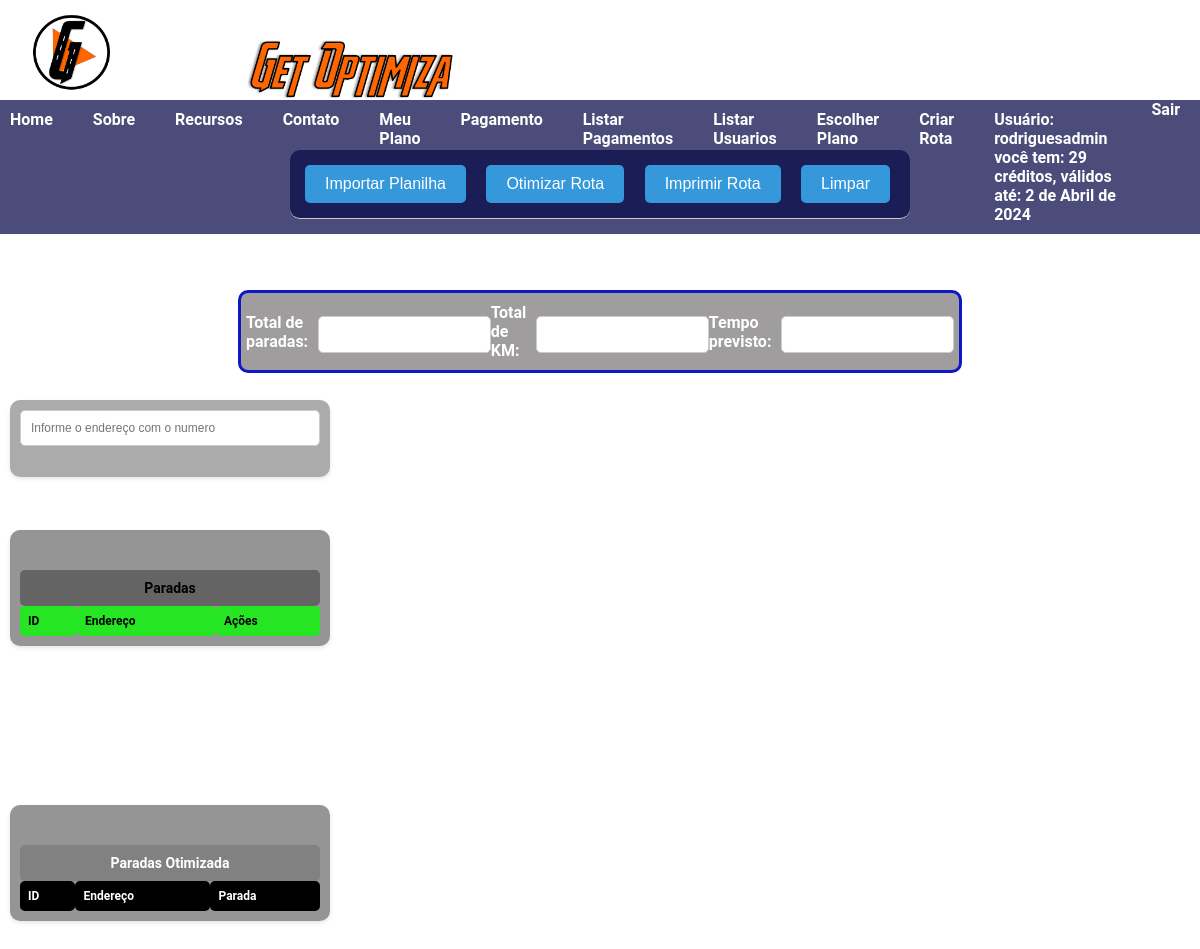
/autoriza_criar_rota/ (signed in), run on the app's committed database.
### roteirizacao/models.py (models this page shows, shortened)
class CustomUser(AbstractUser):
    choices_cargo = (
        ('U', 'Usuario'),
        ('Admin', 'Administrador'),
    )
    cargo = models.CharField(max_length=5, choices=choices_cargo)
    email = models.EmailField(unique=True)
    is_active = models.BooleanField(default=True)
    objects = CustomUserManager()
    groups = models.ManyToManyField('auth.Group', related_name='custom_user_set', blank=True)
    user_permissions = models.ManyToManyField('auth.Permission', related_name='custom_user_set', blank=True)
    def __init__(self, *args, **kwargs):
        super().__init__(*args, **kwargs)
        if not self.cargo:
            self.cargo = 'U'  # Define um valor padrão para o cargo caso não seja especificado
    class Meta:
        permissions = [
            ("pode_add_endereco", "Pode Adicionar Endereco"),
            ("pode_alterar_endereco", "Pode Alterar Endereco"),
            ("pode_deletar_endereco", "Pode Deletar Endereco"),
        ]

class Pagamento(models.Model):
    usuario = models.ForeignKey(settings.AUTH_USER_MODEL, on_delete=models.SET_NULL, null=True)  # Use settings.AUTH_USER_MODEL
    codigo_pagamento = models.CharField(max_length=30, null=True)
    data_pagamento = models.DateField(null=True, blank=True)
    valido_ate = models.DateField(null=True, blank=True)
    quant_acesso = models.IntegerField(default=0)
    class Meta:
        permissions = [
            ("ver_pagamento", "Pode Ver Pagamento"),
        ]

### roteirizacao/views.py (the view)
# urls.py: path('autoriza_criar_rota/', autoriza_criar_rota, name='autoriza_criar_rota'),
@login_required
def autoriza_criar_rota(request):
    try:
        print("Entrou na função autoriza_criar_rota")  # Debug: Verifica se a função foi chamada
        usuario = request.user
        print(f'Usuário autenticado: {usuario.username}')  # Debug: Verifica o usuário autenticado
        pagamento = Pagamento.objects.filter(usuario=usuario).order_by('-data_pagamento').first()
        if pagamento:
            print(f'Pagamento encontrado: {pagamento.id}, Data: {pagamento.data_pagamento}, Valido até: {pagamento.valido_ate}, Quantidade de acessos: {pagamento.quant_acesso}')
        else:
            print('Nenhum pagamento encontrado para este usuário')  # Debug: Verifica se o pagamento foi encontrado
        if pagamento and pagamento.valido_ate >= timezone.now().date() and pagamento.quant_acesso > 0:
            print('Acesso concedido para criar rota')  # Debug: Verifica se o acesso foi concedido
            return render(request, 'adicionar_enderecos.html', {'mensagem': 'Acesso concedido para criar rota.','pagamento': pagamento})
        else:
            print('Permissão negada para criar rota')  # Debug: Verifica se a permissão foi negada
            return render(request, 'escolher_plano.html', {'mensagem': 'Você não tem permissão para criar rota. Faça um pagamento ou recarregue seus créditos.'})
    except Pagamento.DoesNotExist:
        print('Nenhum pagamento encontrado para este usuário')  # Debug: Verifica se o pagamento foi encontrado
        return render(request, 'escolher_plano.html', {'mensagem': 'Você não tem permissão para criar rota. Faça um pagamento para continuar.'})
    except Exception as e:
        print(f'Erro ao verificar permissão para criar rota: {e}')  # Debug: Verifica se ocorreu um erro inesperado
        raise PermissionDenied('Erro ao verificar permissão para criar rota: {}'.format(str(e)))

### roteirizacao/templates/adicionar_enderecos.html (shortened to what this page needs)
{% extends 'base.html' %}
{% load static %}
{% block content %}
    <div class="menu-superior">
        <button type="button" class="btn-menu" onclick="document.getElementById('inputPlanilha').click()">Importar Planilha</button>
        <button type="button" class="btn-menu" onclick="calcularRota()">Otimizar Rota</button>
        <button type="button" class="btn-menu" onclick="imprimirRota()">Imprimir Rota</button>
        <button type="button" class="btn-menu" onclick="limparPagina()">Limpar</button>
    </div>
    <div class="resumo">
        <div class="input-resumo">
            <label>Total de paradas: </label>
            <input type="text" id="totalParadas">
            <label>Total de KM: </label>
            <input type="text" id="totalKm">
            <label>Tempo previsto: </label>
            <input type="text" id="tempoPrevisto">
        </div>
    </div>
    <div id="mapa"></div>
    <div id="form-container">
        <form method="post" action="{% url 'adicionar' %}" id="formulario-endereco">
            <div class="input-group">
                <input type="text" id="id_endereco" name="endereco" placeholder="Informe o endereço com o numero">
            </div>
        </form>
        <div id="div-enderecos" class="tabela-dinamica">
            <table border="1" id="tabela-enderecos">
                <caption>Paradas</caption>
                <thead>
                    <tr>
                        <th>ID</th>
                        <th>Endereço</th>
                        <th>Ações</th>
                    </tr>
                </thead>
            </table>
        </div>
        <div id="div-otimizada" class="tabela-dinamica">
            <table border="1" id="tabela-otimizada" name="tabela-otimizada">
                <caption>Paradas Otimizada</caption>
                <thead>
                    <tr>
                        <th>ID</th>
                        <th>Endereço</th>
                        <th>Parada</th>
                    </tr>
                </thead>
            </table>
        </div>
    </div>
{% endblock %}

### roteirizacao/templates/base.html (shortened to what this page needs)
{% load static %}
<!DOCTYPE html>
<html lang="pt-br">
<head>
    <link rel="stylesheet" type="text/css" href="https://cdnjs.cloudflare.com/ajax/libs/slick-carousel/1.8.1/slick.css"/>
    <link rel="stylesheet" type="text/css" href="https://cdnjs.cloudflare.com/ajax/libs/slick-carousel/1.8.1/slick-theme.css"/>
    <link rel="stylesheet" href="{% static 'style.css' %}">
</head>
<body>
    <div class="header-container">
        <div class="logo">
            <img src="{% static 'img/LogoGetSite.png' %}" alt="Logo da Empresa">
        </div>
        <div class="logo">
            <img src="{% static 'img/getoptimiza.png' %}" alt="Logo da Empresa 2" style="width: 40%;">
        </div>
        <nav class="nav-home">
            <ul>
                <li><a href="{% url 'home' %}">Home</a></li>
                <li><a href="#about">Sobre</a></li>
                <li><a href="#features">Recursos</a></li>
                <li><a href="#contact">Contato</a></li>
                <li><a href="#">Meu Plano</a></li>
                {% if user.is_superuser %}
                    <li><a href="{% url 'pagamento' %}">Pagamento</a></li>
                    <li><a href="{% url 'lista_pagamento' %}">Listar Pagamentos</a></li>
                    <li><a href="{% url 'lista_user' %}">Listar Usuarios</a></li>
                {% endif %}
                <li><a href="{% url 'escolher_plano' %}">Escolher Plano</a></li>
                <li><a href="{% url 'autoriza_criar_rota' %}">Criar Rota</a></li>
                {% if user.is_authenticated %}
                <li><a href="#">Usuário: {{ user.username }} você tem: {{ pagamento.quant_acesso }} créditos,  válidos até: {{ pagamento.valido_ate }}</a></li>
                <a href="#" onclick="event.preventDefault(); document.getElementById('logout-form').submit();">Sair</a>
                {% else %}
                    <li><a href="{% url 'login' %}">Login</a></li>
                    <li><a href="{% url 'signup' %}">Cadastro</a></li>
                {% endif %}
            </ul>
        </nav>
    </div>
    <main>
        <div class="main-container">
        {% block content %}
        {% endblock %}
        </div>
    </main>
</body>
</html>

### data on the page
CustomUser: username "rodriguesadmin"
Pagamento: quant_acesso "29", valido_ate "2 de Abril de 2024"
